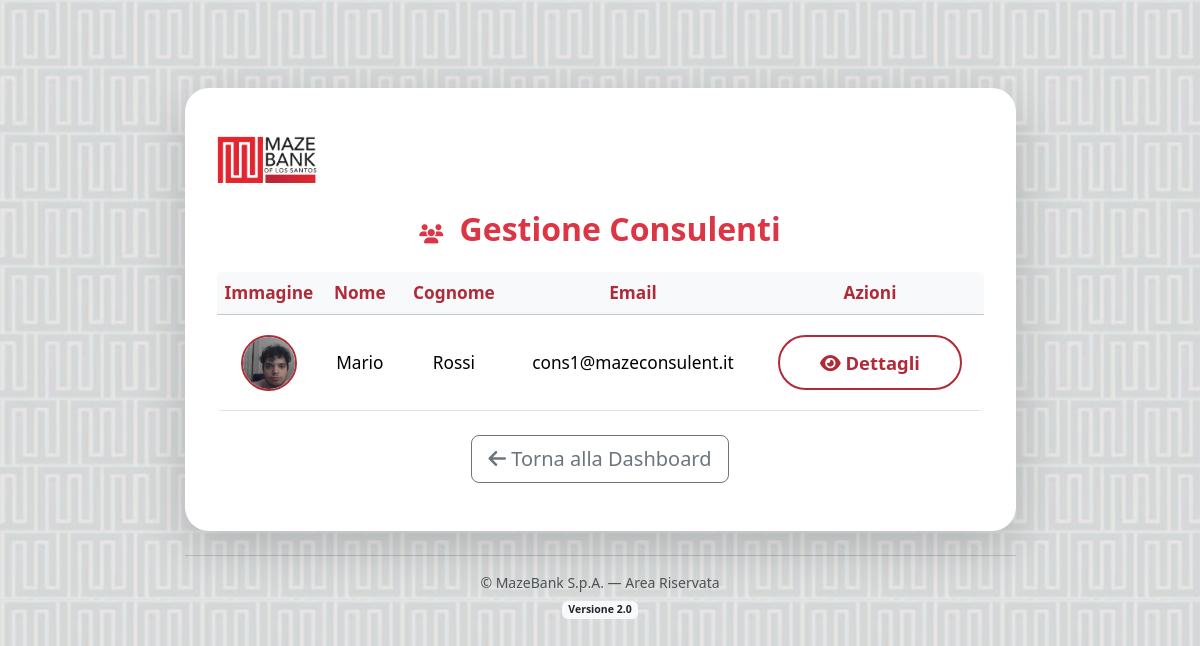
Page /consulent_administer/lista_consulenti/ (signed in) on the earlier database version.
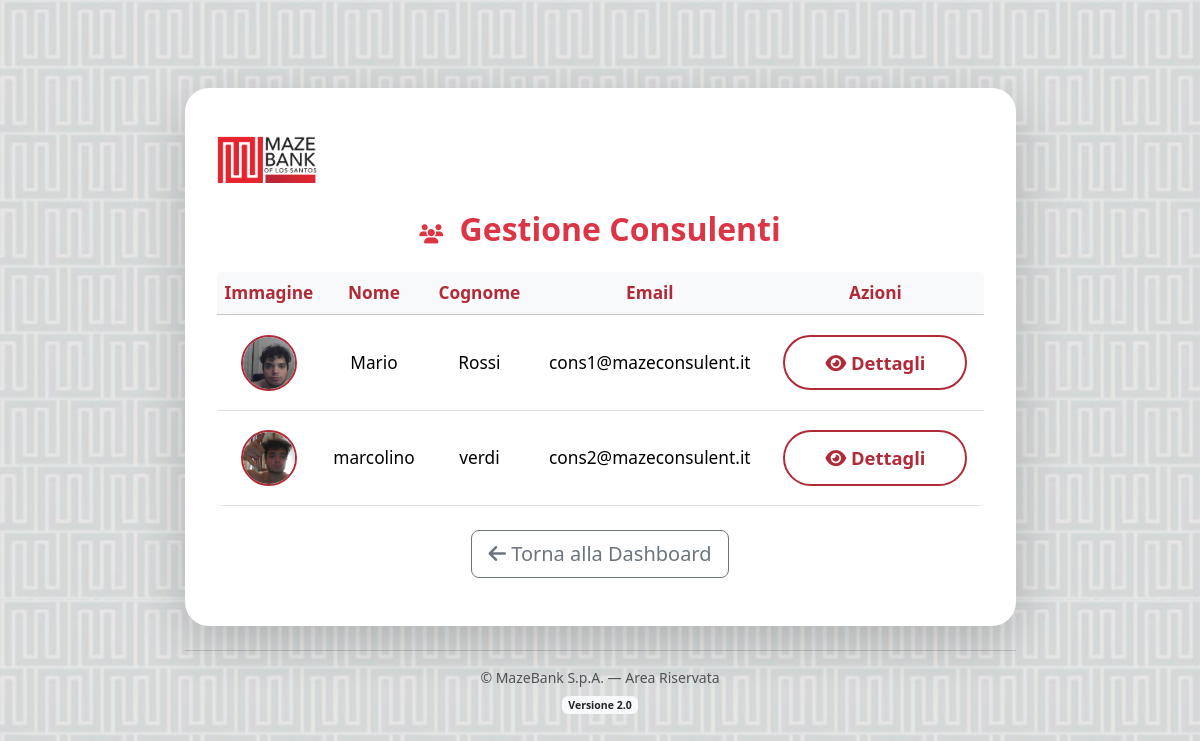
Same page on the later database version.
### Banking/models.py (models this page shows, shortened)
class User(AbstractUser):
    email = models.EmailField('Email', unique=True, blank=False, null=False)
    first_name = models.CharField(max_length=150, blank=False)
    last_name = models.CharField(max_length=150, blank=False)
    data_nascita = models.DateField()
    indirizzo = models.CharField(max_length=255)
    citta = models.CharField(max_length=100)
    cellulare = PhoneNumberField(unique=True)
    immagine_profilo = models.ImageField(upload_to='profile_images/', blank=True, null=True)
    REQUIRED_FIELDS = ['email', 'first_name', 'last_name', 'data_nascita', 'indirizzo', 'citta', 'cellulare']

### ConsulentiAdmin/views.py (the view)
# urls.py: path('lista_consulenti/', ConsulenteListView.as_view(), name='lista_consulenti'),
class ConsulenteListView(ListView, LoginRequiredMixin):
    model = get_user_model()
    template_name = 'ConsulentiAdmin/lista_consulenti.html'
    context_object_name = 'consulenti'
    def get_queryset(self):
        group = Group.objects.get(name='consulenti')
        return self.model.objects.filter(groups=group)
    def dispatch(self, request, *args, **kwargs):
        if not request.user.is_superuser:
            return redirect('warning')
        return super().dispatch(request, *args, **kwargs)

### ConsulentiAdmin/templates/ConsulentiAdmin/lista_consulenti.html (shortened to what this page needs)
{% load static %}
<!DOCTYPE html>
<html lang="it">
<head>
    <link rel="stylesheet" href="{% static 'css/bootstrap.min.css' %}">
    <link rel="stylesheet" href="{% static 'css/ConsulentiAdmin/homepage.css' %}">
    <link rel="stylesheet" href="{% static 'css/ConsulentiAdmin/lista_consulenti.css' %}">
    <link rel="stylesheet" href="https://cdnjs.cloudflare.com/ajax/libs/font-awesome/6.5.0/css/all.min.css" />
</head>
<body>
    <div class="container py-5">
        <div class="row justify-content-center">
            <div class="col-lg-10 col-xl-9">
                <div class="card shadow-lg border-0 p-4">
                    <div class="card-body">
                        <a href="{% url 'ConsulentiAdmin:homepage' %}">
                            <img src="{% static 'imgs/logo2.jpg' %}" alt="MazeBank" class="mazebank-logo mb-3">
                        </a>
                        <h2 class="mb-4 text-danger fw-bold text-center">
                            <i class="fas fa-users dashboard-icon"></i> Gestione Consulenti
                        </h2>
                        <div class="table-responsive">
                            <table class="table table-hover align-middle bg-white rounded shadow-sm">
                                <thead class="table-light">
                                    <tr>
                                        <th>Immagine</th>
                                        <th>Nome</th>
                                        <th>Cognome</th>
                                        <th>Email</th>
                                        <th>Azioni</th>
                                    </tr>
                                </thead>
                                <tbody>
                                    {% for consulente in consulenti %}
                                    <tr class="consulente-row" style="cursor:pointer;" onclick="window.location.href='#';">
                                        <td style="width:70px;">
                                            {% if consulente.immagine_profilo %}
                                                <img src="{{ consulente.immagine_profilo.url }}" alt="Immagine profilo" class="rounded-circle" style="width:56px; height:56px; object-fit:cover; border:2px solid #b02a37;">
                                            {% else %}
                                                <img src="{% static 'imgs/default_profile.png' %}" alt="Nessuna immagine" class="rounded-circle" style="width:56px; height:56px; object-fit:cover; border:2px solid #b02a37;">
                                            {% endif %}
                                        </td>
                                        <td>{{ consulente.first_name }}</td>
                                        <td>{{ consulente.last_name }}</td>
                                        <td>{{ consulente.email }}</td>
                                        <td>
                                            <a href="{% url 'ConsulentiAdmin:dettaglio_consulente' consulente.pk %}" class="btn btn-outline-mazebank btn-sm"><i class="fas fa-eye"></i> Dettagli</a>
                                        </td>
                                    </tr>
                                    {% empty %}
                                    <tr>
                                        <td colspan="5" class="text-center text-muted">Nessun consulente trovato.</td>
                                    </tr>
                                    {% endfor %}
                                </tbody>
                            </table>
                        </div>
                        <div class="mt-4 text-center">
                            <a href="{% url 'ConsulentiAdmin:homepage' %}" class="btn btn-outline-secondary btn-lg">
                                <i class="fas fa-arrow-left"></i> Torna alla Dashboard
                            </a>
                        </div>
                    </div>
                </div>
                <footer class="text-center mt-4 text-muted small">
                    <hr>
                    &copy; {{ now|date:"Y" }} MazeBank S.p.A. &mdash; Area Riservata
                    <br>
                    <span class="badge bg-light text-dark mt-2">Versione 2.0</span>
                </footer>
            </div>
        </div>
    </div>
</body>
</html>

### static/css/ConsulentiAdmin/homepage.css (style rules this page uses)
:root { --mazebank-red: #c1121f; --mazebank-dark: #1a1a1a; --mazebank-light: #f8f9fa; }
body { background: url("/static/imgs/Sfondo.jpg") repeat !important; background-size: 200px 600px !important; font-family: 'Segoe UI', Tahoma, Geneva, Verdana, sans-serif; }
.btn-outline-mazebank { border: 2px solid var(--mazebank-red); color: var(--mazebank-red); }
.card { border-radius: 1rem; }
.mazebank-logo { width: 100px; transition: transform 0.3s ease; }
.dashboard-icon { font-size: 1.2rem; margin-right: 8px; }
body { background: linear-gradient(135deg, #f8f9fa 0%, #e9ecef 100%); min-height: 100vh; }
.card { border-radius: 1.5rem; box-shadow: 0 8px 32px 0 rgba(176,42,55,0.10), 0 1.5px 6px 0 rgba(0,0,0,0.05); border: none; background: #fff; }
.card-body { padding: 2.5rem 2rem 2rem 2rem; }
.btn-outline-mazebank { border: 2px solid #b02a37; color: #b02a37; background: #fff; border-radius: 2rem; font-size: 1.15rem; font-weight: 600; padding: 0.75rem 2.5rem; transition: background 0.2s, color 0.2s; }
.mb-3 { margin-bottom: 1.5rem !important; }
footer { margin-top: 2.5rem; color: #888; }

### static/css/ConsulentiAdmin/lista_consulenti.css (style rules this page uses)
.card { margin-top: 2.5rem; border-radius: 1.5rem; box-shadow: 0 8px 32px 0 rgba(176,42,55,0.10), 0 1.5px 6px 0 rgba(0,0,0,0.05); border: none; background: #fff; max-width: 1500px; margin-left: auto; margin-right: auto; }
.card-body { padding: 3rem 3rem 2.5rem 3rem; }
.table-responsive { display: flex; justify-content: center; }
.table { margin: 0 auto; width: 100%; max-width: 800px; background: #fff; border-radius: 1rem; overflow: hidden; font-size: 1.08rem; }
.table thead th { text-align: center; vertical-align: middle; font-size: 1.08rem; color: #b02a37; background: #f8f9fa; }
.table tbody tr { text-align: center; vertical-align: middle; transition: box-shadow 0.2s, background 0.2s; box-shadow: 0 2px 8px 0 rgba(176,42,55,0.04); }
.table tbody tr.consulente-row { cursor: pointer; background: #fff; }
.table tbody tr td { padding-top: 1.2rem; padding-bottom: 1.2rem; font-size: 1.08rem; vertical-align: middle; }
.table tbody tr td img { margin: 0 auto; display: block; }
.mazebank-logo { width: 100px; transition: transform 0.3s ease; }
.dashboard-icon { font-size: 1.2rem; margin-right: 8px; }
@media (max-width: 1200px) { .card { max-width: 98vw; } }
@media (max-width: 1200px) { .card-body { padding: 1.5rem 0.5rem 1.5rem 0.5rem; } }

Differences in the rows shown:
added User: immagine_profilo (picture), first_name "marcolino", last_name "verdi", email "cons2@mazeconsulent.it"
